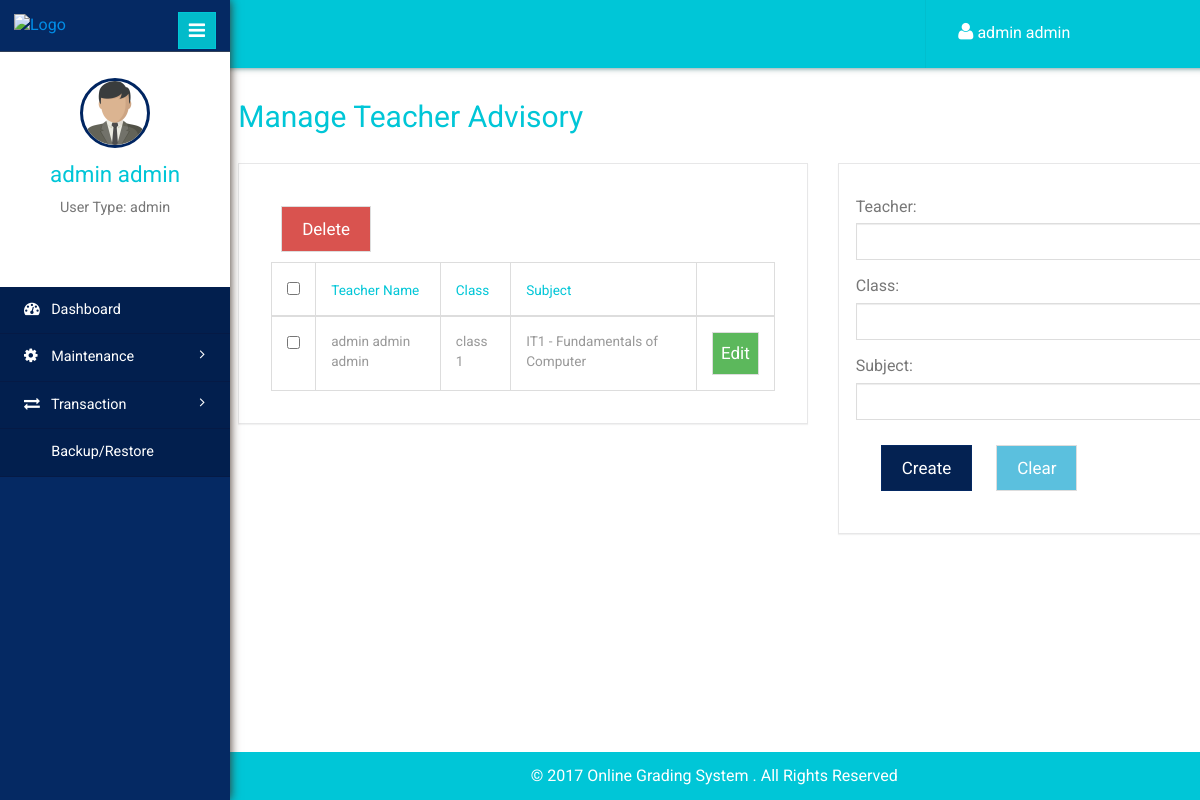
The app's page /teacher_advisory.php (signed in) with its own data.
### tables this page shows
CREATE TABLE IF NOT EXISTS `usertbl` (
`id` int(11) NOT NULL,
  `username` varchar(140) NOT NULL,
  `password` varchar(100) NOT NULL,
  `fname` varchar(140) NOT NULL,
  `mname` varchar(140) NOT NULL,
  `lname` varchar(140) NOT NULL,
  `contact` varchar(140) NOT NULL,
  `usertype` varchar(50) NOT NULL
);

CREATE TABLE IF NOT EXISTS `tblteacheradvisory` (
`id` int(11) NOT NULL,
  `teacherid` int(11) NOT NULL,
  `classid` int(11) NOT NULL,
  `subjectid` int(11) NOT NULL
);

CREATE TABLE IF NOT EXISTS `tblclass` (
`id` int(11) NOT NULL,
  `classname` varchar(20) NOT NULL,
  `schoolyearid` int(11) NOT NULL,
  `yearlevelid` int(11) NOT NULL
);

CREATE TABLE IF NOT EXISTS `tblsubjects` (
`id` int(11) NOT NULL,
  `subjectname` varchar(50) NOT NULL,
  `description` varchar(50) NOT NULL,
  `yearlevelid` int(11) NOT NULL
);

### session.php (called while the page is built, shortened)
<?php
if (isset($_SESSION['username']))
{
	$username = $_SESSION['username'];
}
else
{
	header("Location: index.php");
	exit();
}
$result = mysqli_query($con,"SELECT * FROM usertbl WHERE username = '$username'")or die(mysqli_error($con));
$user_rows = mysqli_fetch_array($result);
$fname = $user_rows['fname'];
$lname = $user_rows['lname'];
$userType = $user_rows['usertype'];
$name = $fname." ".$lname;
?>

### teacher_advisory.php (the view, shortened to what this page needs)
<!DOCTYPE html>
<html>
<head>
	<?php include "inc/navbar.php"; ?>
</head>
<body>
	<div class="page-container">
		<div class="left-content">
			<?php include "inc/header.php"; ?>
			<div class="outter-wp">
				<div class="sub-heard-part">
					<ol class="breadcrumb m-b-0">
						<li><h2 style="margin-top:0px;"><a>Manage Teacher Advisory</a></h2></li>
					</ol>
				</div>
				<div class="graph-visual tables-main">
					<div class="row">
						<div class="col-sm-7">
							<div class="graph">
								<?php
								$query = "SELECT * FROM tblteacheradvisory
								left join usertbl on usertbl.id = tblteacheradvisory.teacherid
								left join tblsubjects on tblsubjects.id = tblteacheradvisory.subjectid
								left join tblclass on tblclass.id = tblteacheradvisory.classid";
								$result = mysqli_query($con, $query)or die(mysqli_error($con));
								if(mysqli_num_rows($result) > 0){
									?>
									<button type="button" id="del_emp_class" class="btn btn-danger">Delete</button>
									<div class="tables">
										<table class="table table-bordered">
											<thead>
												<tr>
													<th><input type="checkbox" id="checkall"></th>
													<th>Teacher Name</th>
													<th>Class</th>
													<th>Subject</th>
													<th></th>
												</tr>
											</thead>
											<tbody>
												<?php while($row = mysqli_fetch_array($result)) {  ?>
												<tr>
													<th scope="row"><input type="checkbox" id="record" name="subid[]" value="<?php echo $row['id']; ?>"></th>
													<td><?php echo $row['fname']." ".$row['mname']." ".$row['lname']; ?></td>
													<td><?php echo $row['classname']; ?></td>
													<td><?php echo $row['subjectname']." - ".$row['description']; ?></td>
													<td><button type="button" style="margin:0px;padding:8px;" id="edit_studclass" class="btn btn-success">Edit</button></td>
												</tr>
												<?php } ?>
											</tbody>
										</table>
									</div>
									<?php }else{ ?>
									<div class="alert alert-danger">No data found.</div>
									<?php } ?>
								</div>
							</div>
							<div class="col-sm-5">
								<div class="graph">
									<form class="form-horizontal" action="crud_function.php" method="post">
											<div class="form-group">
												<label>Teacher:</label>
												<select class="form-control" style="padding:8px;" name="cboStudent"  id="cboempid" required>
													<option></option>
													<?php
													$query = "SELECT * FROM usertbl where usertype='teacher'";
													$result = mysqli_query($con, $query);
													while($row = mysqli_fetch_array($result)){
														?>
														<option value="<?php echo $row['id']; ?>"><?php echo $row['fname']." ".$row['lname']; ?></option>
														<?php } ?>
													</select>
												</div>
												<div class="form-group">
												<label>Class:</label>
												<select class="form-control" style="padding:8px;" name="cboclass"  id="cboclass" required>
													<option></option>
													<?php
													$query = "SELECT * FROM tblclass";
													$result = mysqli_query($con, $query);
													while($row = mysqli_fetch_array($result)){
														?>
														<option value="<?php echo $row['id']; ?>"><?php echo $row['classname']; ?></option>
														<?php } ?>
													</select>
												</div>
												<div class="form-group">
													<label>Subject:</label>
													<select class="form-control" style="padding:8px;" name="cbosubjectid"  id="cbosubjectid" required>
														<option></option>
														<?php
														$query = "SELECT * FROM tblsubjects";
														$result = mysqli_query($con, $query);
														while($row = mysqli_fetch_array($result)){
															?>
															<option value="<?php echo $row['id']; ?>"><?php echo $row['subjectname']." - ".$row['description']; ?></option>
															<?php } ?>
														</select>
													</div>
													<button type="submit" id="add_empclass" name="add_empclass" class="btn btn-primary">Create</button>
													<button type="reset" id="clear" class="btn btn-info">Clear</button>
												</form>
											</div>
										</div>
									</div>
								</div>
							</div>
							<?php include "inc/sidebar.php"; ?>
						</div>
					</body>
					</html>

### inc/header.php (shortened to what this page needs)
<?php include "conn.php"; ?>
<?php include "session.php"; ?>
<div class="inner-content">
	<div class="header-section">
		<div class="top_menu">
			<div class="profile_details_left">
				<ul class="nofitications-dropdown">
					<li class="dropdown note">
						<a href="#" class="dropdown-toggle" data-toggle="dropdown" aria-expanded="false" style="color:#fff;"><i class="fa fa-user"></i> <?php echo $name; ?></a>
					</li>
				</ul>
			</div>
			<div class="clearfix"></div>
		</div>
	</div>

### inc/sidebar.php (shortened to what this page needs)
<footer>
	<p style="color:#fff;padding-right:200px;">&copy 2017 Online Grading System . All Rights Reserved</p>
</footer>
<div class="sidebar-menu">
	<header class="logo">
		<a href="#" class="sidebar-icon"> <span class="fa fa-bars"></span> </a> <a href="admin_dashboard.php"> <img id="logo" src="" alt="Logo"/>
	</a>
</header>
<div class="down">
	<a href="admin_dashboard.php"><img style="width:70px;height:70px;" src="images/businessman.png"></a>
	<a href="admin_dashboard.php"><span class=" name-caret"><?php echo $name; ?></span></a>
	<p>User Type: <?php echo $userType; ?></p>
	<ul>
		<li><a class="tooltips" href="profile.php"><span>Profile</span><i class="lnr lnr-user"></i></a></li>
		<li><a class="tooltips" href="logout.php"><span>Log out</span><i class="lnr lnr-power-switch"></i></a></li>
	</ul>
</div>
<div class="menu">
	<ul id="menu" >
		<li><a href="admin_dashboard.php"><i class="fa fa-tachometer"></i> <span>Dashboard</span></a></li>
		<li id="menu-academico" ><a href="#"><i class="fa fa-cog"></i> <span> Maintenance</span> <span class="fa fa-angle-right" style="float: right"></span></a>
		</li>
		<li id="menu-academico" ><a href="#"><i class="fa fa-exchange"></i> <span> Transaction</span> <span class="fa fa-angle-right" style="float: right"></span></a>
		</li>
		<li><a href="backup.php"><i class="fa fa-database"></i> <span>Backup/Restore</span></a></li>
	</ul>
</div>
</div>

### records on screen
usertbl: name "admin admin", usertype "admin"
tblteacheradvisory: usertbl.fname "admin", usertbl.mname "admin", usertbl.lname "admin", classid.classname "class 1", subjectid.subjectname "IT1", subjectid.description "Fundamentals of Computer"
